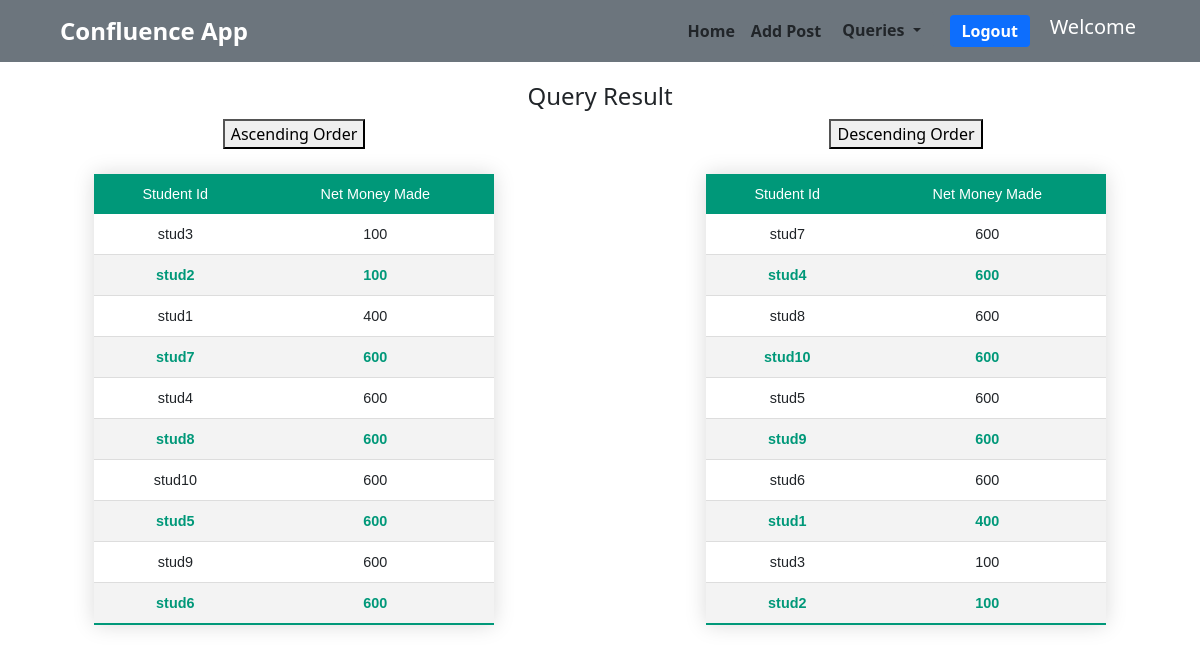
The page /query1.php on the database its author committed.
### tables this page shows
CREATE TABLE `student` (
  `student_id` varchar(10) NOT NULL,
  `name` varchar(50) NOT NULL,
  `email` varchar(50) NOT NULL,
  `password` varchar(20) NOT NULL
);

### query1.php (the view, shortened to what this page needs)
<?php
    require "navbar.php";
    include("./includes/database.php");
?>
<!DOCTYPE html>
<html lang="en">
<head>
    <link rel="stylesheet" href="style1.css">
</head>
<body>
    <center>
        <h4 style="margin-top: 20px;">Query Result</h4>
        <div class="row">
            <div class="col-6">
                <button type="button" class="btn12">Ascending Order</button>
                <table class="styled-table">
                    <thead>
                        <tr>
                            <td>Student Id</td>
                            <td>Net Money Made</td>
                        </tr>
                    </thead>
                    <tbody>
                        <?php
                                $sql8 = "SELECT
                                            student_id,
                                            SUM(CASE
                                                WHEN sender_id = student_id THEN -amount
                                                ELSE amount
                                            END) AS net_money_made
                                        FROM
                                            Transaction, student
                                        GROUP BY
                                            student_id
                                        ORDER BY
                                            net_money_made;";
                                $result1 = mysqli_query($conn, $sql8);
                            while($res1 = mysqli_fetch_array($result1)) {
                                echo "<tr>";
                                echo "<td>".$res1['student_id']."</td>";
                                echo "<td>".$res1['net_money_made']."</td>";
                                echo "</tr>";
                            }
                        ?>
                    </tbody>
                </table>
            </div>
            <div class="col-6">
                <button type="button" class="btn12">Descending Order</button>
                <table class="styled-table">
                    <thead>
                        <tr>
                            <td>Student Id</td>
                            <td>Net Money Made</td>
                        </tr>
                    </thead>
                    <tbody>
                        <?php
                            $sql8 = "SELECT
                                        student_id,
                                        SUM(CASE
                                            WHEN sender_id = student_id THEN -amount
                                            ELSE amount
                                        END) AS net_money_made
                                    FROM
                                        Transaction, student
                                    GROUP BY
                                        student_id
                                    ORDER BY
                                        net_money_made DESC;";
                            $result2 = mysqli_query($conn, $sql8);
                            while($res2 = mysqli_fetch_array($result2)) {
                                echo "<tr>";
                                echo "<td>".$res2['student_id']."</td>";
                                echo "<td>".$res2['net_money_made']."</td>";
                                echo "</tr>";
                            }
                        ?>
                    </tbody>
                </table>
            </div>
        </div>
    </center>
</body>
</html>

### style1.css (style rules this page uses)
.styled-table { border-collapse: collapse; margin: 25px 0; font-size: 0.9em; font-family: sans-serif; min-width: 400px; box-shadow: 0 0 20px rgba(0, 0, 0, 0.15); text-align: center; }
.styled-table thead tr { background-color: #009879; color: #ffffff; text-align: center; }
.styled-table th, .styled-table td { padding: 12px 15px; }
.styled-table tbody tr { border-bottom: 1px solid #dddddd; }
.styled-table tbody tr:nth-of-type(even) { background-color: #f3f3f3; }
.styled-table tbody tr:last-of-type { border-bottom: 2px solid #009879; }
.styled-table tbody tr:nth-child(even) { font-weight: bold; color: #009879; }

### rows shown on the page
student: student_id "stud3", net_money_made "100"
student: student_id "stud2", net_money_made "100"
student: student_id "stud1", net_money_made "400"
student: student_id "stud7", net_money_made "600"
student: student_id "stud4", net_money_made "600"
student: student_id "stud8", net_money_made "600"
student: student_id "stud10", net_money_made "600"
student: student_id "stud5", net_money_made "600"
student: student_id "stud9", net_money_made "600"
student: student_id "stud6", net_money_made "600"
